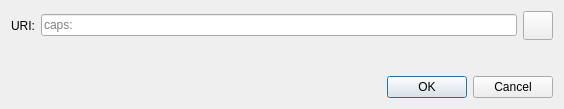
<?xml version="1.0" encoding="UTF-8"?>
<ui version="4.0">
 <class>OpenURIDialog</class>
 <widget class="QDialog" name="OpenURIDialog">
  <property name="geometry">
   <rect>
    <x>0</x>
    <y>0</y>
    <width>564</width>
    <height>109</height>
   </rect>
  </property>
  <property name="windowTitle">
   <string>Open caps URI</string>
  </property>
  <layout class="QVBoxLayout" name="verticalLayout">
   <item>
    <layout class="QHBoxLayout" name="horizontalLayout">
     <item>
      <widget class="QLabel" name="label">
       <property name="text">
        <string>URI:</string>
       </property>
      </widget>
     </item>
     <item>
      <widget class="QValidatedLineEdit" name="uriEdit">
       <property name="placeholderText">
        <string notr="true">caps:</string>
       </property>
      </widget>
     </item>
     <item>
      <widget class="QToolButton" name="pasteButton">
       <property name="toolTip">
        <string extracomment="Tooltip text for button that allows you to paste an address that is in your clipboard.">Paste address from clipboard</string>
       </property>
       <property name="text">
        <string/>
       </property>
       <property name="icon">
        <iconset resource="../caps.qrc">
         <normaloff>:/icons/editpaste</normaloff>:/icons/editpaste
        </iconset>
       </property>
       <property name="iconSize">
        <size>
         <width>22</width>
         <height>22</height>
        </size>
       </property>
      </widget>
     </item>
    </layout>
   </item>
   <item>
    <spacer name="verticalSpacer">
     <property name="orientation">
      <enum>Qt::Vertical</enum>
     </property>
     <property name="sizeHint" stdset="0">
      <size>
       <width>20</width>
       <height>40</height>
      </size>
     </property>
    </spacer>
   </item>
   <item>
    <widget class="QDialogButtonBox" name="buttonBox">
     <property name="orientation">
      <enum>Qt::Horizontal</enum>
     </property>
     <property name="standardButtons">
      <set>QDialogButtonBox::Cancel|QDialogButtonBox::Ok</set>
     </property>
    </widget>
   </item>
  </layout>
 </widget>
 <customwidgets>
  <customwidget>
   <class>QValidatedLineEdit</class>
   <extends>QLineEdit</extends>
   <header>qt/qvalidatedlineedit.h</header>
  </customwidget>
 </customwidgets>
 <resources/>
 <connections>
  <connection>
   <sender>buttonBox</sender>
   <signal>accepted()</signal>
   <receiver>OpenURIDialog</receiver>
   <slot>accept()</slot>
   <hints>
    <hint type="sourcelabel">
     <x>248</x>
     <y>254</y>
    </hint>
    <hint type="destinationlabel">
     <x>157</x>
     <y>274</y>
    </hint>
   </hints>
  </connection>
  <connection>
   <sender>buttonBox</sender>
   <signal>rejected()</signal>
   <receiver>OpenURIDialog</receiver>
   <slot>reject()</slot>
   <hints>
    <hint type="sourcelabel">
     <x>316</x>
     <y>260</y>
    </hint>
    <hint type="destinationlabel">
     <x>286</x>
     <y>274</y>
    </hint>
   </hints>
  </connection>
 </connections>
</ui>
